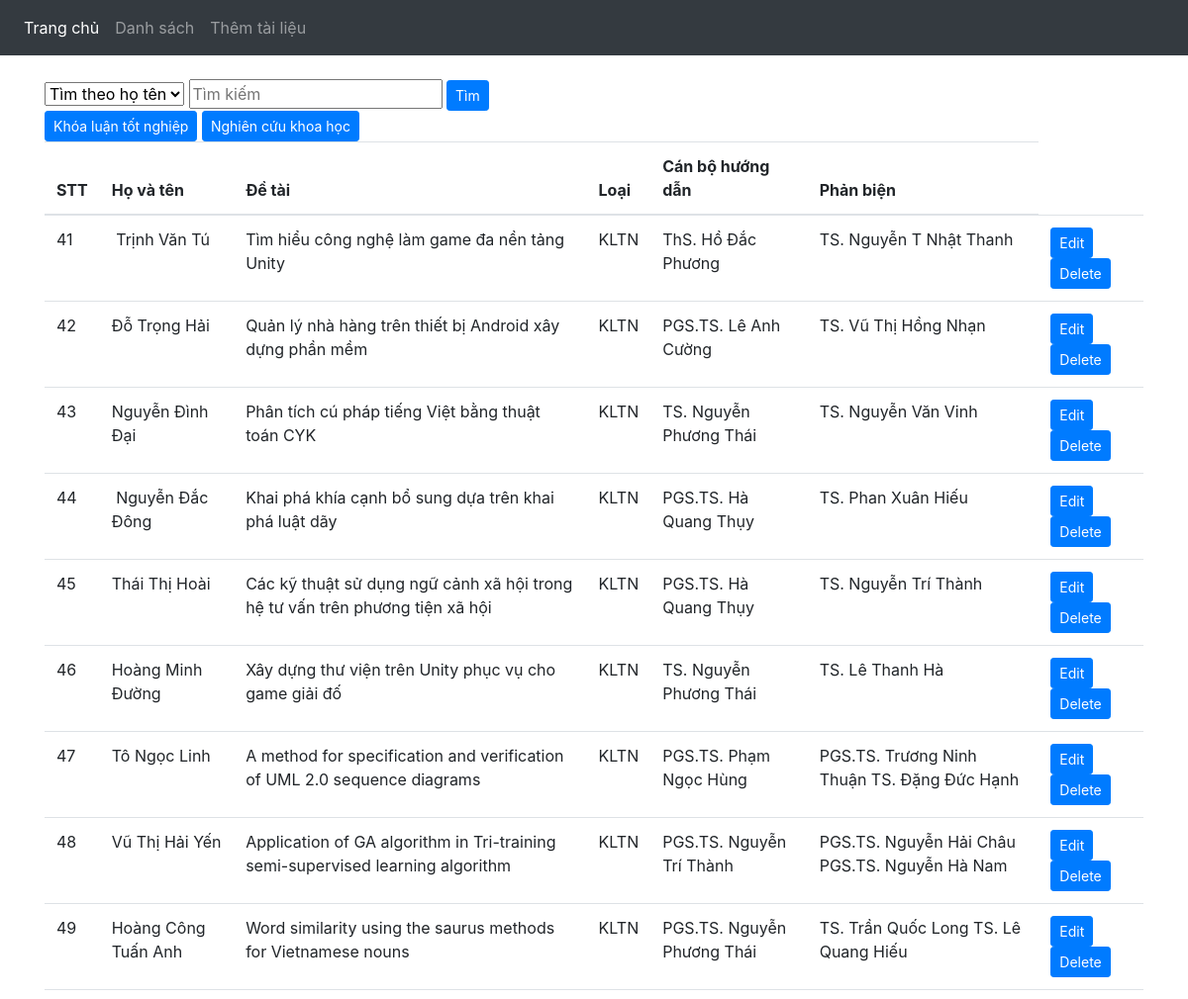
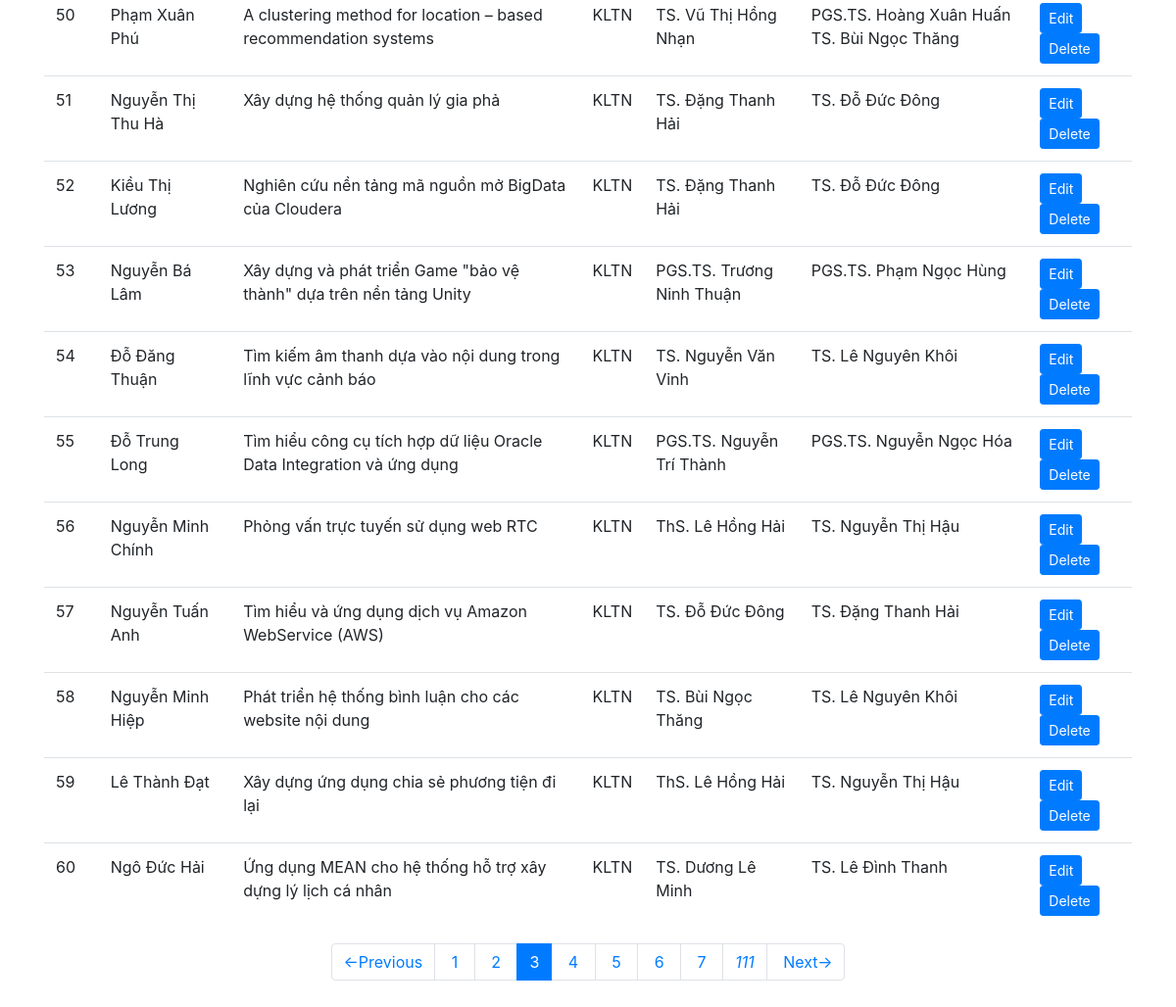
The app's page /list/view?page=3 with its own data (2 pictures, top to bottom).
### list/models.py (models this page shows)
class Student(models.Model):
    id = models.AutoField(primary_key=True, null=False)
    id_student= models.IntegerField(null=True)
    name = models.CharField(max_length=30, null=True)
    birth_date = models.DateField(null=True)
    academic_year = models.CharField(max_length=30, null=True)
    topic = models.CharField(max_length=100, null=True)
    TOPIC_TYPE = (
                ('KLTN','Khóa luận tốt nghiệp'),
                ('NCKH','Nghiên cứu khoa học')
    )
    topic_type=models.CharField(max_length=4,null=True,choices=TOPIC_TYPE)
    tutor = models.CharField(max_length=30, null=True)
    reviewer = models.CharField(max_length=30, null=True)
    work_unit = models.CharField(max_length=30, null=True)
    file = models.FileField(upload_to='media')

### list/views.py (the view, shortened to what this page needs)
# urls.py: path('list/view', view, name="view"),
def view(request):
    query = request.GET.get("q")
    students = Student.objects.all()
    tieude = request.GET.get("tieude")
    paginator = Paginator(students, 20)  # Show 20 students per page
    page = request.GET.get('page')
    students = paginator.get_page(page)
    return render(request, 'list/list.html', {'students': students})

### list/templates/list/list.html (shortened to what this page needs)
{% extends 'list/base.html' %}
{% block body %}
<form class = "input" method="get" >
    <select name="tieude">
        <option value="hoten">Tìm theo họ tên</option>
    </select>
    <input type="text" name="q" id="id_q" value="{{ query }}" placeholder="Tìm kiếm">
    <button class="btn btn-primary btn-sm" type="submit">Tìm</button>
</form>
 <a href="{% url 'kltn' %}" class="btn btn-primary btn-sm" role="button" aria-pressed="true" > Khóa luận tốt nghiệp</a>
 <a href="{% url 'nckh' %}" class="btn btn-primary btn-sm" role="button" aria-pressed="true" > Nghiên cứu khoa học</a>
  <table class="table table-hover">
    <thead>
      <tr>
        <th>STT</th>
        <th>Họ và tên</th>
        <th>Đề tài</th>
        <th>Loại</th>
        <th>Cán bộ hướng dẫn</th>
        <th>Phản biện</th>
      </tr>
    </thead>
   <tbody>
     {% for student in students %}
         <tr>
           <td>{{ student.id }}</td>
           <td>{{ student.name }} </td>
           <td>{{ student.topic }}</td>
           <td>{{student.topic_type}}</td>
           <td>{{ student.tutor }}</td>
           <td>{{ student.reviewer }}</td>
           <td>
             <a href="{% url 'edit_info' student.pk %}" class="btn btn-primary btn-sm" role="button" aria-pressed="true" > Edit</a>
             <a href="{% url 'delete_student' student.pk %}" class="btn btn-primary btn-sm" role="button" aria-pressed="true" > Delete</a>
           </td>
         </tr>
     {% endfor %}
    </tbody>
  </table>
<div>
    <ul class="pagination justify-content-center" >
        {% if students.has_previous %}
        <li class="page-item"><a class="page-link" href="?page={{ students.previous_page_number }}{% if request.GET.q %}&q={{ request.GET.q }}&tieude={{ request.GET.tieude }}{% endif %}"><-Previous</a></li>
        {% endif %}
        {% for i in students.paginator.page_range %}
        {% if i > students.number|add:"-5" %}
            {% if i < students.number|add:"5" %}
                {% if students.number == i %}
        <li class="page-item active"><a class="page-link"<span>{{ i }} </span></li></a></li>
                {% else %}
        <li class="page-item"><a class="page-link" href="?page={{ i }}{% if request.GET.q %}&q={{ request.GET.q }}&tieude={{ request.GET.tieude }}{% endif %}">&nbsp;{{ i }}&nbsp;</a></li>
                {% endif %}
            {% endif %}
        {% endif %}
        {% endfor %}
        {% if students.number < students.paginator.num_pages|add:"-5" %}
        <li class="page-item"><a class="page-link" href="?page={{ students.paginator.num_pages }}{% if request.GET.q %}&q={{ request.GET.q }}&tieude={{ request.GET.tieude }}{% endif %}"><i>{{ students.paginator.num_pages }}</i></a></li>
        {% endif %}
        {% if students.has_next %}
        <li class="page-item"><a class="page-link" href="?page={{ students.next_page_number }}{% if request.GET.q %}&q={{ request.GET.q }}&tieude={{ request.GET.tieude }}{% endif %}">&nbsp;Next-></a></li>
        {% endif %}
    </ul>
</div>
{% endblock %}

### list/static/css/mystyle.css (style rules this page uses)
body { background-color: darkseagreen; }

### list/templates/list/base.html (style rules this page uses)
body { padding-bottom: 20px; background-color:rgb(236,248,236); }

### records on screen
Student: id "41", name "Trịnh Văn Tú", topic "Tìm hiểu công nghệ làm game đa nền tảng Unity", topic_type "KLTN", tutor "ThS. Hồ Đắc Phương", reviewer "TS. Nguyễn T Nhật Thanh"
Student: id "42", name "Đỗ Trọng Hải", topic "Quản lý nhà hàng trên thiết bị Android xây dựng phần mềm", topic_type "KLTN", tutor "PGS.TS. Lê Anh Cường", reviewer "TS. Vũ Thị Hồng Nhạn"
Student: id "43", name "Nguyễn Đình Đại", topic "Phân tích cú pháp tiếng Việt bằng thuật toán CYK", topic_type "KLTN", tutor "TS. Nguyễn Phương Thái", reviewer "TS. Nguyễn Văn Vinh"
Student: id "44", name "Nguyễn Đắc Đông", topic "Khai phá khía cạnh bổ sung dựa trên khai phá luật dãy", topic_type "KLTN", tutor "PGS.TS. Hà Quang Thụy", reviewer "TS. Phan Xuân Hiếu"
Student: id "45", name "Thái Thị Hoài", topic "Các kỹ thuật sử dụng ngữ cảnh xã hội trong hệ tư vấn trên phương tiện xã hội", topic_type "KLTN", tutor "PGS.TS. Hà Quang Thụy", reviewer "TS. Nguyễn Trí Thành"
Student: id "46", name "Hoàng Minh Đường", topic "Xây dựng thư viện trên Unity phục vụ cho game giải đố", topic_type "KLTN", tutor "TS. Nguyễn Phương Thái", reviewer "TS. Lê Thanh Hà"
Student: id "47", name "Tô Ngọc Linh", topic "A method for specification and verification of UML 2.0 sequence diagrams", topic_type "KLTN", tutor "PGS.TS. Phạm Ngọc Hùng", reviewer "PGS.TS. Trương Ninh Thuận TS. Đặng Đức Hạnh"
Student: id "48", name "Vũ Thị Hải Yến", topic "Application of GA algorithm in Tri-training semi-supervised learning algorithm", topic_type "KLTN", tutor "PGS.TS. Nguyễn Trí Thành", reviewer "PGS.TS. Nguyễn Hải Châu PGS.TS. Nguyễn Hà Nam"
Student: id "49", name "Hoàng Công Tuấn Anh", topic "Word similarity using the saurus methods for Vietnamese nouns", topic_type "KLTN", tutor "PGS.TS. Nguyễn Phương Thái", reviewer "TS. Trần Quốc Long TS. Lê Quang Hiếu"
Student: id "50", name "Phạm Xuân Phú", topic "A clustering method for location – based recommendation systems", topic_type "KLTN", tutor "TS. Vũ Thị Hồng Nhạn", reviewer "PGS.TS. Hoàng Xuân Huấn TS. Bùi Ngọc Thăng"
Student: id "51", name "Nguyễn Thị Thu Hà", topic "Xây dựng hệ thống quản lý gia phả", topic_type "KLTN", tutor "TS. Đặng Thanh Hải", reviewer "TS. Đỗ Đức Đông"
Student: id "52", name "Kiều Thị Lương", topic "Nghiên cứu nền tảng mã nguồn mở BigData của Cloudera", topic_type "KLTN", tutor "TS. Đặng Thanh Hải", reviewer "TS. Đỗ Đức Đông"
Student: id "53", name "Nguyễn Bá Lâm", topic "Xây dựng và phát triển Game \"bảo vệ thành\" dựa trên nền tảng Unity", topic_type "KLTN", tutor "PGS.TS. Trương Ninh Thuận", reviewer "PGS.TS. Phạm Ngọc Hùng"
Student: id "54", name "Đỗ Đăng Thuận", topic "Tìm kiếm âm thanh dựa vào nội dung trong lĩnh vực cảnh báo", topic_type "KLTN", tutor "TS. Nguyễn Văn Vinh", reviewer "TS. Lê Nguyên Khôi"
Student: id "55", name "Đỗ Trung Long", topic "Tìm hiểu công cụ tích hợp dữ liệu Oracle Data Integration và ứng dụng", topic_type "KLTN", tutor "PGS.TS. Nguyễn Trí Thành", reviewer "PGS.TS. Nguyễn Ngọc Hóa"
Student: id "56", name "Nguyễn Minh Chính", topic "Phỏng vấn trực tuyến sử dụng web RTC", topic_type "KLTN", tutor "ThS. Lê Hồng Hải", reviewer "TS. Nguyễn Thị Hậu"
Student: id "57", name "Nguyễn Tuấn Anh", topic "Tìm hiểu và ứng dụng dịch vụ Amazon WebService (AWS)", topic_type "KLTN", tutor "TS. Đỗ Đức Đông", reviewer "TS. Đặng Thanh Hải"
Student: id "58", name "Nguyễn Minh Hiệp", topic "Phát triển hệ thống bình luận cho các website nội dung", topic_type "KLTN", tutor "TS. Bùi Ngọc Thăng", reviewer "TS. Lê Nguyên Khôi"
Student: id "59", name "Lê Thành Đạt", topic "Xây dựng ứng dụng chia sẻ phương tiện đi lại", topic_type "KLTN", tutor "ThS. Lê Hồng Hải", reviewer "TS. Nguyễn Thị Hậu"
Student: id "60", name "Ngô Đức Hải", topic "Ứng dụng MEAN cho hệ thống hỗ trợ xây dựng lý lịch cá nhân", topic_type "KLTN", tutor "TS. Dương Lê Minh", reviewer "TS. Lê Đình Thanh"

### other values on screen
{{ i }} "1" "2" "4" "5" "6" "7"
{{ i }} "3"
{{ students.paginator.num_pages }} "111"
